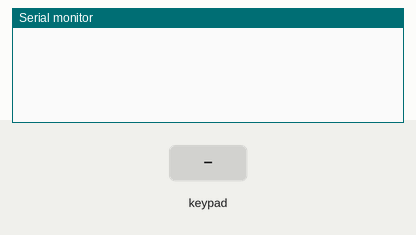
Simulated run of this sketch. Board: Arduino Uno, built with avr-gcc and run on an emulated ATmega328P. On the bench: the last lines printed to the serial monitor. Wiring (inferred from the names in the program): 4×4 keypad with keys 1 2 3 A 4 5 6 B 7 8 9 C * 0 # D: rows pin 11, pin 10, pin 9, pin 8; columns pin 7, pin 6, pin 5, pin 4. The test bench sets the inputs (shaded band).

Above: at 1.2 s.
1.3 s: key '1' pressed
At 1.7 s:
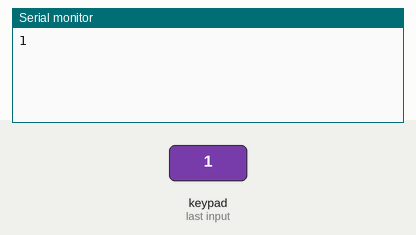
2.8 s: keypad keys 1 1 1 0 9 8 # pressed 0.4 s apart
At 6.5 s:
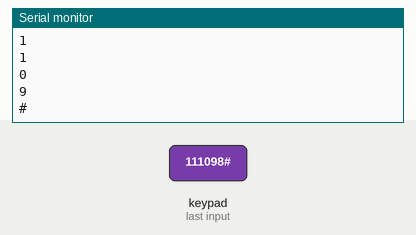
7.5 s: key 'A' pressed
At 8.7 s:
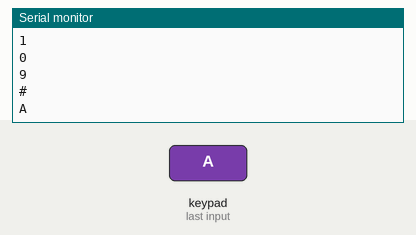
9.0 s: keypad keys 1 1 1 0 9 8 * pressed 0.4 s apart
At 13.4 s:
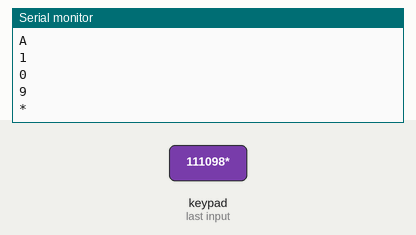
13.7 s: key 'B' pressed
At 14.8 s:
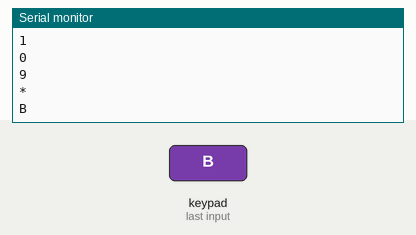
15.2 s: keypad keys 1 1 1 0 9 8 D pressed 0.4 s apart
At 19.5 s:
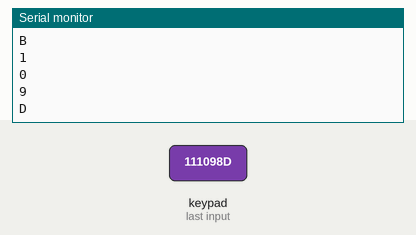
Timing chart, 0 to 20.9 s (numbered marks = the images above; inputs shaded):
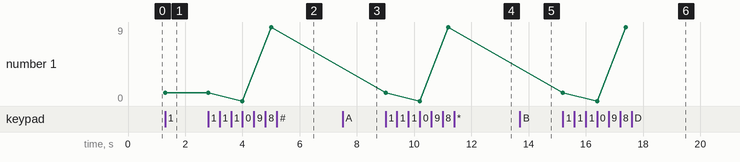

The sketch:

E3-Keypad-Sketch.ino
```cpp
// (C) Nasit Vurgun, Joel Mattsson, Mohamad Khalil, group: 19 (2024)
// Work package 3
// Exercise 3
// Submission code: 2346743

const byte nR = 4; // Number of rows
const byte nC = 4; // Number of columns

byte rowPins[nR] = {11, 10, 9, 8}; // Pins for all rows
byte columnPins[nC] = {7, 6, 5, 4}; // Pins for all columns

// The keypad grid containing all char values for each button (4x4)
char keyGrid[nR][nC] =
{
  {'1', '2', '3', 'A'}, // First row
  {'4', '5', '6', 'B'}, // Second row
  {'7', '8', '9', 'C'}, // Third row
  {'*', '0', '#', 'D'} // Fourth row
};

void setup() // setup: Run only once when program starts
{
  Serial.begin(9600); // Start serial to enable printing

  /*
  	Define pin modes for all rows and columns
  */
  for (int i = 0; i < nR; i++) // Iterate through the length of rows and columns
  {
    pinMode(rowPins[i], OUTPUT); // Set row-pins to output
    pinMode(columnPins[i], INPUT); // Set column-pins to input
  }
}

void loop() // loop: Reiterate for as long as the program runs
{
  	// Iterate through each row
    for (int i = 0; i < nR; i++)
    {
        digitalWrite(rowPins[i], LOW); // Deactivate current row

      	// Iterate through each column
        for (int j = 0; j < nC; j++)
        {
          	/*
            	If the current column is deactivated,
                it implies that it is synced with the
                row that was interacted with.
            */
            if (digitalRead(columnPins[j]) == LOW)
            {
              Serial.println(keyGrid[i][j]); // Print selected key
              delay(1000); // Delay for 1 second only if a button is pressed
            }
        }
        digitalWrite(rowPins[i], HIGH); // Activate row again
    }
}
```

Measured:
- after the input at 1.3 s, the serial monitor: prints a new line at once (image 1)
- after the input at 2.8 s, the serial monitor: prints a new line after 1.2 s (image 2)
- after the input at 7.5 s, the serial monitor: prints a new line at once (image 3)
- after the input at 9.0 s, the serial monitor: prints a new line at once (image 4)
- after the input at 13.7 s, the serial monitor: prints a new line at once (image 5)
- after the input at 15.2 s, the serial monitor: prints a new line at once (image 6)
- plotted number 1: 1 → 9 after the input at 2.8 s
